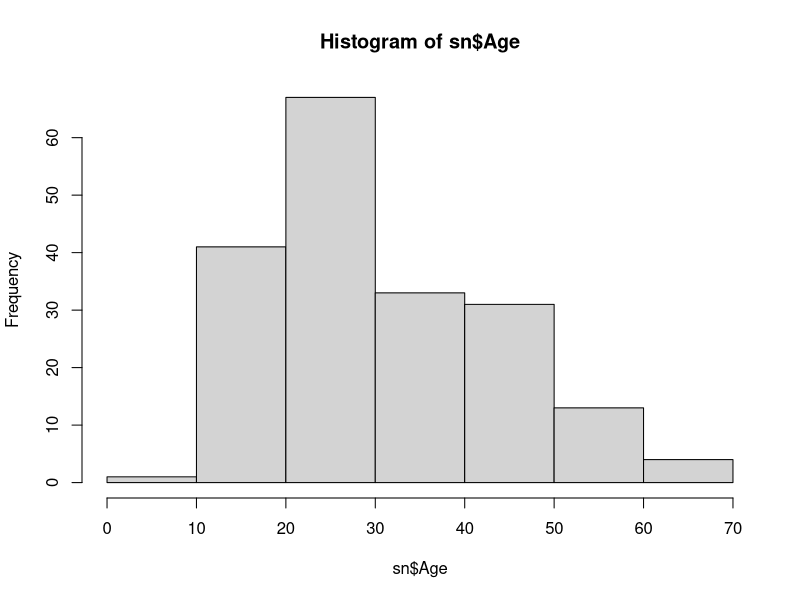
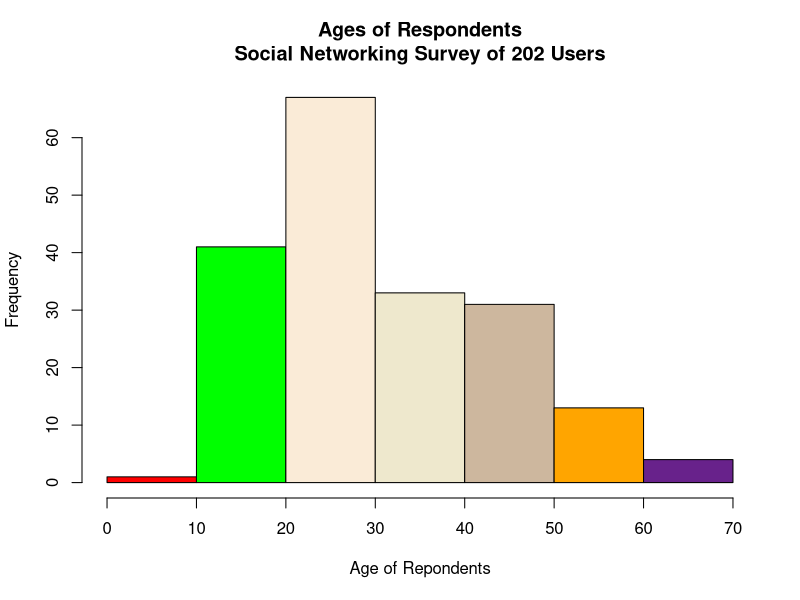

Source code (R) for these figures, in order:
sn <- read.csv("social_network.csv", header = T)
hist(sn$Age)
hist(sn$Age,
     col = colors()[c(552,254,3,65,22,499,99)],
     main = "Ages of Respondents\nSocial Networking Survey of 202 Users",
     xlab = "Age of Repondents")

#Colors can be spicified as:
# col = "beige"
# col = colors() [18]

#or even multiple colors:
# col = color() [c(#,#,#,#,#....)]